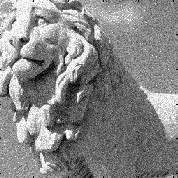
#> input picture test-data/img_moved.png, 178 x 178 px
$ python script.py test-data/img_moved.png test-data/img_orig.png
#> lines starting #> are read from the running program, lines starting #| are printed output that depends on the picture; long printed decimals are rounded
import sys
import math
import cv2
import numpy as np
from matplotlib import pyplot as plt
import scipy.ndimage.interpolation as ndii
import pprint
import time

# global constants
RE_IDX = 0
IM_IDX = 1
ROWS_AXIS = 0
COLS_AXIS = 1
polarMode = "spline"
noiseMode = "none" # "gaussian", "s&p", "none"
noiseIntensity = {'sigma' : 2, 'mean' : 0, 'whiteThreshold' : 0.01, 'blackThreshold' : 0.99}
resultsComparation = False

# this function will calculates parameters for log polar transformation
# (center of transformation, angle step and log base)
def computeLogPolarParameters(img):
	# Step 1 - Get center of the transformation
    centerTrans = [math.floor((img.shape[ROWS_AXIS] + 1) / 2), math.floor((img.shape[COLS_AXIS] + 1 ) / 2)]
	# Step 2 - Estimate dimensions of final image after discrete log-polar transformation
	# num of columns = log(radius)
	# num of rows = angle in radius (0, 2pi)
    maxDiff = np.maximum(centerTrans, np.asarray(img.shape) - centerTrans)
    maxDistance = ((maxDiff[0] ** 2 + maxDiff[1] ** 2 ) ** 0.5)
    dimsLogPolar = [0,0]
    dimsLogPolar[COLS_AXIS] = img.shape[COLS_AXIS]
    dimsLogPolar[ROWS_AXIS] = img.shape[ROWS_AXIS]
    # Step 2.1 - Estimate log base
    logBase = math.exp(math.log(maxDistance) / dimsLogPolar[COLS_AXIS])
    # Step 3 - Calculate step for angle in log polar coordinates
    angleStep = ( 1.0 * math.pi ) / dimsLogPolar[ROWS_AXIS]
    return (centerTrans, angleStep, logBase)

# converts image to its log polar representation
# returns the log polar representation and log base
def convertToLogPolar(img, centerTrans, angleStep, logBase, mode = "nearest"):
    if mode == "nearest":
        # Step 1 - Initialize transformed image
        transformedImage = np.zeros(img.shape, dtype = img.dtype)
        # Step 2 - Apply reverse log polar transformation
        for radius in range(img.shape[COLS_AXIS]): # start with radius, because calculating exponential power is time consuming
            actRadius = logBase ** radius
            for angle in range(img.shape[ROWS_AXIS]):
                anglePi =  angle * angleStep
                # calculate euclidian coordinates (source: https://en.wikipedia.org/wiki/Log-polar_coordinates)
                row = int(centerTrans[ROWS_AXIS] + actRadius * math.sin(anglePi))
                col = int(centerTrans[COLS_AXIS] + actRadius * math.cos(anglePi))
                # copy pixel from the location to log polar image
                if 0 <= row < img.shape[ROWS_AXIS] and 0 <= col < img.shape[COLS_AXIS]:
                    transformedImage[angle, radius] = img[row, col]

        return transformedImage
    else:
        print("Base: " + str(logBase))
        # create matrix with angles
        anglesMap = np.zeros(img.shape, dtype=np.float64)
        # each column has 0 in its first row and -pi in its last row
        anglesVector = -np.linspace(0, np.pi, img.shape[0], endpoint=False)
        # initialize it by columns using the same vector
        anglesMap.T[:] = anglesVector
        # create matrix with radii
        radiusMap = np.zeros(img.shape, dtype=np.float64)
        # each line contains a vector with numbers from  in (0, cols) to power logBase
        radiusVector = np.power(logBase, np.arange(img.shape[1], dtype=np.float64)) - 1.0
        # initialize it by rows using the same vector
        radiusMap[:] = radiusVector
        # calculate x coordinates (source: https://en.wikipedia.org/wiki/Log-polar_coordinates)
        x = radiusMap * np.sin(anglesMap) + centerTrans[1]
        # calculate y coordinates (source: https://en.wikipedia.org/wiki/Log-polar_coordinates)
        y = radiusMap * np.cos(anglesMap) + centerTrans[0]
        # initialize final image
        outputImg = np.zeros(img.shape)
        # use spline interpolation to map pixels from original image to calculated coordinates
        ndii.map_coordinates(img, [x, y], output=outputImg)
        return outputImg


# computes phase correlation and returns position of pixel with highest value (row, column)
def phaseCorrelation(img_orig, img_transformed):
    # Step 3.1 - Initialize complex conjugates for original image and magnitudes
    orig_conj = np.copy(img_orig)
    orig_conj[:,:,IM_IDX] = -orig_conj[:,:,IM_IDX]
    orig_mags = cv2.magnitude(img_orig[:,:,RE_IDX],img_orig[:,:,IM_IDX])
    img_trans_mags = cv2.magnitude(img_transformed[:,:,RE_IDX],img_transformed[:,:,IM_IDX])
    # Step 3.2 - Do deconvolution
    # multiplication compex numbers ===> (x + yi) * (u + vi) = (xu - yv) + (xv + yu)i
    # deconvolution ( H* x G ) / |H x G|
    realPart = (orig_conj[:,:,RE_IDX] * img_transformed[:,:,RE_IDX] - orig_conj[:,:,IM_IDX] * img_transformed[:,:,IM_IDX]) / (orig_mags * img_trans_mags)
    imaginaryPart = (orig_conj[:,:,RE_IDX] * img_transformed[:,:,IM_IDX] + orig_conj[:,:,IM_IDX] * img_transformed[:,:,RE_IDX]) / ( orig_mags * img_trans_mags)
    result = np.dstack((realPart, imaginaryPart))
    result_idft = cv2.idft(result)
    # Step 3.3 - Find Max value (angle and scaling factor)
    result_mags = cv2.magnitude(result_idft[:,:,RE_IDX],result_idft[:,:,IM_IDX])
    return np.unravel_index( np.argmax(result_mags), result_mags.shape)


# adds artifical noise to images
def addNoiseToImage(img, noise, noiseIntensity):
    if noise == 's&p':
        print("Adding S&P Noise: wT = " + str(noiseIntensity['whiteThreshold']) + "; bT = " + str(noiseIntensity['blackThreshold']))
        # generate probabilities from uniform distribution
        distData = np.random.uniform(0.0, 1.0, img.shape).reshape(img.shape)
        # set ones below whiteThreshold to white
        img[distData < noiseIntensity['whiteThreshold']] = 255
        # set ones above blackThreshold to black
        img[distData > noiseIntensity['blackThreshold']] = 0
        return img
    else:
        if noise == 'gaussian':
            print("Adding Gaussian noise: sigma = " + str(noiseIntensity['sigma']) + '; mean = ' + str(noiseIntensity['mean']))
            return noiseIntensity['sigma'] * np.random.randn(img.shape[0], img.shape[1]) + img + noiseIntensity['mean']
        else:
            return img

# reads image, runs FFT and returns FFT image + its magnitude spectrum
def readImage(img):
#> called with img = 'test-data/img_moved.png'
    imgData = cv2.imread(img,0) # 0 means Grayscale
#> imgData is the input picture: shape (178, 178); min 0, max 255, mean 133.3
    imgData = addNoiseToImage(imgData, noiseMode, noiseIntensity)
    imgFft, imgFftShifted = calculateFft(imgData) # FFT of the image
    imgMags = cv2.magnitude(imgFftShifted[:,:,RE_IDX],imgFftShifted[:,:,IM_IDX])
#> call 2 of readImage, with img = 'test-data/img_orig.png'
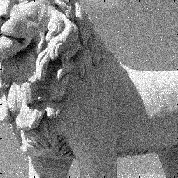
#> input picture test-data/img_orig.png, 178 x 178 px
#> in readImage, imgData is the input picture: shape (178, 178); min 0, max 255, mean 126.4
    return (imgData, imgFftShifted, imgMags)


# applies highpass filter and returns the image
# H(col, row) = (1.0 - X(col, row)) * (2.0 - X(col, row)), row and col have to be transformed to range <-pi/2, pi/2>
# X(valX, valY) = cos(pi * valX) * cos(pi * valY), both valX and valY in range <-pi/2, pi/2>
def prepareHighPassFilter(img):
    pi2 = math.pi / 2.0
    # transform number of rows to <-pi/2,pi/2> range and calculate cos for each element
    rows = np.cos(np.linspace(-pi2, pi2, img.shape[0]))
    # transform number of cols to <-pi/2,pi/2> range and calculate cos for each element
    cols = np.cos(np.linspace(-pi2, pi2, img.shape[1]))
    # creates matrix the whole image
    x = np.outer( rows, cols)
    return (1.0 - x) * (2.0 - x)


# Central point for running FFT
def calculateFft(img):
    imgTmp  = np.float32(img)
    # FFT of the image
    imgFft = cv2.dft(imgTmp,flags = cv2.DFT_COMPLEX_OUTPUT)
    # the FFT shift is needed in order to center the results
    imgFftShifted = np.fft.fftshift(imgFft)
    return (imgFft, imgFftShifted)

# main script
def main(argv):
    timeStart = time.time()
    # Step 1 - Apply FFT on both images and get their magnitude spectrums
    # image (we are looking for), lets call it original
    imgOriginal, imgOriginalFft, imgOriginalMags = readImage(argv[1])
    # image (we are searching in), lets call it transformed
    imgTransformed, imgTransformedFft, imgTransformedMags = readImage(argv[2])

    # Step 2 - Apply highpass filter on their magnitude spectrums
    highPassFilter = prepareHighPassFilter(imgOriginalMags)
    imgOriginalMagsFilter = imgOriginalMags * highPassFilter
    imgTransformedMagsFilter = imgTransformedMags * highPassFilter
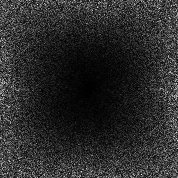
#> imgTransformedMagsFilter: shape (178, 178) float64; min 8.32, max 22417.1, mean 3832.9; drawn with min black and max white

    # Step 3 - Convert magnitudes both images to log-polar coordinates
    # Step 3.1 - Precompute parameters (both images have the same dimensions)
    centerTrans, angleStep, logBase = computeLogPolarParameters(imgOriginalMagsFilter)
#> centerTrans = [89, 89]; angleStep = 0.0176; logBase = 1.03
    imgOriginalLogPolar = convertToLogPolar(imgOriginalMagsFilter, centerTrans, angleStep, logBase, polarMode)
#| Base: 1.028
#> in convertToLogPolar, `radiusVector = np.power(logBase, np.arange(img.shape[1], dtype=np.floa..`: radiusVector = 178 values from 0 to 121.5
    imgTransformedLogPolar = convertToLogPolar(imgTransformedMagsFilter, centerTrans, angleStep, logBase, polarMode)
#| Base: 1.028

    # Step 3.1 - Apply FFT on magnitude spectrums in log polar coordinates (in this case, not using FFT shift as it leads to computing [180-angle] results)
    imgOriginalLogPolarComplex = cv2.dft(np.float32(imgOriginalLogPolar),flags = cv2.DFT_COMPLEX_OUTPUT)
    imgTransformedLogPolarComplex = cv2.dft(np.float32(imgTransformedLogPolar),flags = cv2.DFT_COMPLEX_OUTPUT)

    # Step 4 - Apply phase corelation on both images (FFT applied on log polar images) to retrieve rotation (angle) and scale factor
    angle, scale = phaseCorrelation(imgOriginalLogPolarComplex, imgTransformedLogPolarComplex)
#> angle = 0; scale = 0
    # Step 4.1 Convert to degrees based on formula in paper (26) and adjust it to (-pi/2, pi/2) range
    angleDeg = -(float(angle) * 180.0 ) / imgOriginalLogPolarComplex.shape[0]
#> angleDeg = 0
    if angleDeg < - 45:
        angleDeg += 180
    else:
        if angleDeg > 90.0:
            angleDeg -= 180

    # Step 4.2 Calculate scale factor based on formula in paper (25)
    scaleFactor = logBase ** scale
#> scaleFactor = 1

    # Step 5 - Apply rotation and scaling on transformed image
    transformMatrix = cv2.getRotationMatrix2D((centerTrans[0], centerTrans[1]), angleDeg, scaleFactor)
#> transformMatrix = [[1, 0, 0], [0, 1, 0]]
    imgTransformedNew = cv2.warpAffine(imgTransformed, transformMatrix, (imgTransformed.shape[1], imgTransformed.shape[0]) )

    # Step 6 - Apply phase corelation on both images to retrieve translation
    # Step 6.1 Apply FFT to newly created transformed image
    imgTransformedNewFft, imgTransformedNewftShifted = calculateFft(imgTransformedNew)
    # Step 6.2 - Use phase corelation to get translation coordinates
    y, x = phaseCorrelation(imgTransformedNewftShifted, imgOriginalFft)
#> in phaseCorrelation (call 2), `realPart = (orig_conj[:,:,RE_IDX] * img_transformed[:,:,RE_IDX] - orig..`:
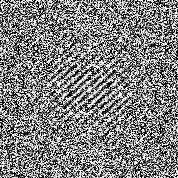
#> realPart: shape (178, 178) float32; min -1, max 1, mean 0.0158; drawn with min black and max white
#> in phaseCorrelation (call 2), `imaginaryPart = (orig_conj[:,:,RE_IDX] * img_transformed[:,:,IM_IDX] +..`:
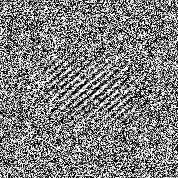
#> imaginaryPart: shape (178, 178) float32; min -1, max 1, mean 2.41e-10; drawn with min black and max white
#> in phaseCorrelation (call 2), `result_mags = cv2.magnitude(result_idft[:,:,RE_IDX],result_idft[:,:,IM..`:
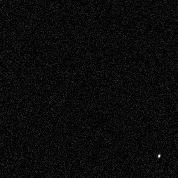
#> result_mags: shape (178, 178) float32; min 0.00239, max 3157.2, mean 139.9; drawn with min black and max white
#> y = 156; x = 159
    # Step 6.3 Apply translation on the final image
    if x > imgOriginal.shape[0] // 2:
        x -= imgOriginal.shape[0]
#> x = -19
    if y > imgOriginal.shape[1] // 2:
        y -= imgOriginal.shape[1]
#> y = -22

    translationMatrix = np.float32([[1,0,-x],[0,1,-y]])
#> translationMatrix = [[1, 0, 19], [0, 1, 22]]
    imgFinal = cv2.warpAffine(imgTransformedNew, translationMatrix, (imgTransformed.shape[1], imgTransformed.shape[0]))
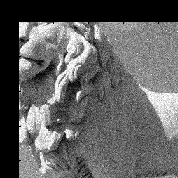
#> imgFinal: shape (178, 178); min 0, max 255, mean 96.8
    timeEnd = time.time()

    # Step 7 - Return final results (rotation, scale factor, translation)
    print("Angle = " + str(angleDeg) + " Deg")
#| Angle = -0.0 Deg
    print("Scale = " + str(scaleFactor))
#| Scale = 1.0
    print("Translation")
    print("X = " + str(-x))
#| X = 19
    print("Y = " + str(-y))
#| Y = 22
    print("Time = " + str(timeEnd - timeStart))

    if resultsComparation:
        plt.subplot(221),plt.imshow(imgOriginal, cmap = 'gray')
        plt.subplot(222),plt.imshow(imgTransformed, cmap = 'gray')
        plt.subplot(223),plt.imshow(imgOriginal - imgFinal, cmap = 'bwr')
        plt.subplot(224),plt.imshow(imgFinal, cmap = 'gray')
        plt.show()
    else:
        plt.subplot(521),plt.imshow(imgOriginal, cmap = 'gray')
        plt.subplot(522),plt.imshow(imgTransformed, cmap = 'gray')
        plt.subplot(523),plt.imshow(imgOriginalMagsFilter, cmap = 'gray')
        plt.subplot(524),plt.imshow(imgTransformedMagsFilter, cmap = 'gray')
        plt.subplot(525),plt.imshow(imgOriginalLogPolar, cmap = 'gray')
        plt.subplot(526),plt.imshow(imgTransformedLogPolar, cmap = 'gray')
        plt.subplot(527),plt.imshow(imgTransformedNew, cmap = 'gray')
        plt.subplot(528),plt.imshow(imgOriginal - imgFinal, cmap = 'bwr')
        plt.subplot(529),plt.imshow(imgFinal, cmap = 'gray')
        plt.show()
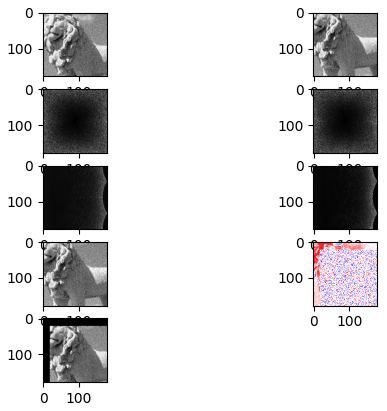
#> figure drawn by matplotlib, 9 panels


# script.py {image, we are looking for} {image, we are searching in}
if __name__ == '__main__':
	sys.exit(main(sys.argv))
#> (the program exits here)
